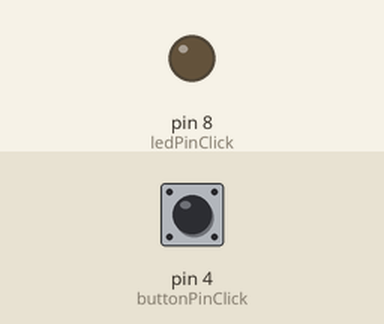
This sketch was run on a simulated Arduino Uno, built with avr-gcc and run on an emulated ATmega328P. On the bench: output pins drawn as LEDs (lit = HIGH). Inputs (shaded band) come from the test bench; at power-on: pin 4 (buttonPinClick) HIGH.

Above: at 1.2 s.
1.3 s: pin 4 (buttonPinClick) pulled LOW for 0.15 s
At 2.5 s:
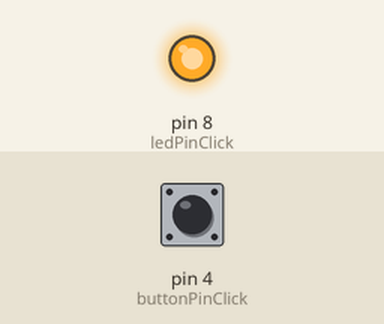
2.9 s: pin 4 (buttonPinClick) pulled LOW for 1 s
At 4.0 s:
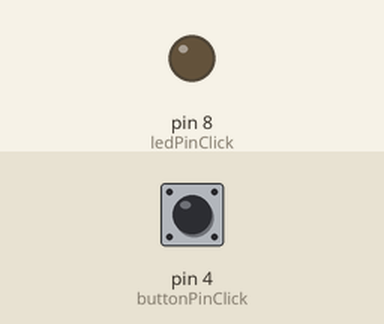
5.4 s: pin 4 (buttonPinClick) pulled LOW for 3.2 s
At 5.9 s:
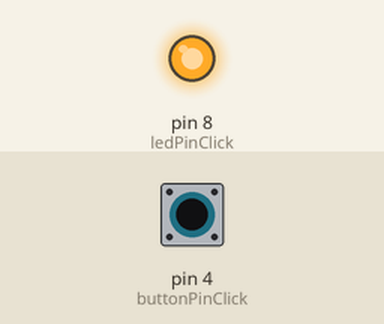
Timing chart, 0 to 8.4 s (numbered marks = the images above; inputs shaded):
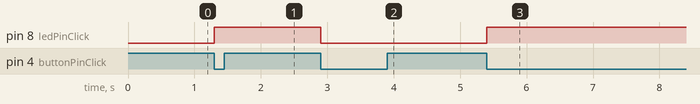

Measured:
- after the input at 1.3 s, pin 8 (ledPinClick): LOW → HIGH at once
- after the input at 2.9 s, pin 8 (ledPinClick): HIGH → LOW at once
- after the input at 5.4 s, pin 8 (ledPinClick): LOW → HIGH at once

The sketch:

led_by_clicks.ino
```cpp
int buttonPinHold = 4;
int ledPinHold = 8;

int buttonPinClick = 4;
int ledPinClick = 8;
int ledPinClickState = LOW;

void setup()
{
  pinMode(buttonPinClick, INPUT_PULLUP);
  pinMode(ledPinClick, OUTPUT);
}

void loop()
{
  if (digitalRead(buttonPinClick) == HIGH) {
    while (digitalRead(buttonPinClick) == HIGH);
    ledPinClickState = !ledPinClickState;
    digitalWrite(ledPinClick, ledPinClickState);
  }
}
```
